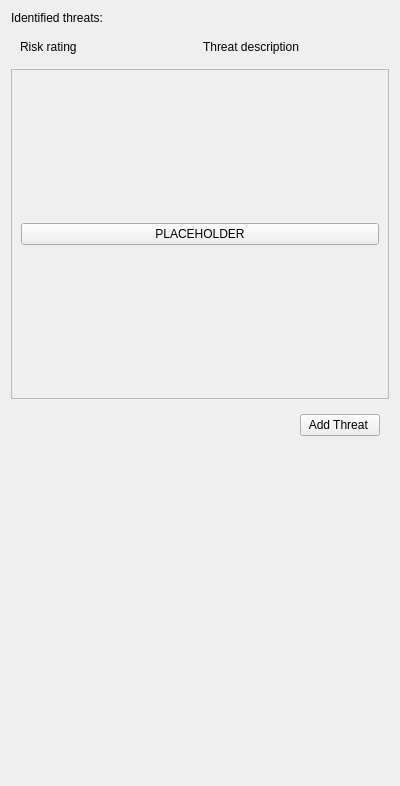
<?xml version="1.0" encoding="UTF-8"?>
<ui version="4.0">
 <class>Form</class>
 <widget class="QWidget" name="Form">
  <property name="geometry">
   <rect>
    <x>0</x>
    <y>0</y>
    <width>400</width>
    <height>786</height>
   </rect>
  </property>
  <property name="windowTitle">
   <string>Form</string>
  </property>
  <layout class="QVBoxLayout" name="verticalLayout_2">
   <item>
    <widget class="QLabel" name="label">
     <property name="text">
      <string>Identified threats:</string>
     </property>
    </widget>
   </item>
   <item>
    <widget class="QWidget" name="widget_2" native="true">
     <layout class="QHBoxLayout" name="horizontalLayout_2">
      <item>
       <widget class="QLabel" name="label_2">
        <property name="text">
         <string>Risk rating</string>
        </property>
       </widget>
      </item>
      <item>
       <widget class="QLabel" name="label_3">
        <property name="text">
         <string>Threat description</string>
        </property>
       </widget>
      </item>
     </layout>
    </widget>
   </item>
   <item>
    <widget class="QScrollArea" name="scrollArea">
     <property name="widgetResizable">
      <bool>true</bool>
     </property>
     <widget class="QWidget" name="scrollAreaWidgetContents">
      <property name="geometry">
       <rect>
        <x>0</x>
        <y>0</y>
        <width>380</width>
        <height>323</height>
       </rect>
      </property>
      <layout class="QVBoxLayout" name="verticalLayout">
       <item>
        <widget class="QPushButton" name="pushButton">
         <property name="text">
          <string>PLACEHOLDER</string>
         </property>
        </widget>
       </item>
      </layout>
     </widget>
    </widget>
   </item>
   <item>
    <widget class="QWidget" name="widget" native="true">
     <layout class="QHBoxLayout" name="horizontalLayout">
      <item>
       <spacer name="horizontalSpacer">
        <property name="orientation">
         <enum>Qt::Horizontal</enum>
        </property>
        <property name="sizeHint" stdset="0">
         <size>
          <width>40</width>
          <height>20</height>
         </size>
        </property>
       </spacer>
      </item>
      <item>
       <widget class="QPushButton" name="add_threat_button">
        <property name="text">
         <string>Add Threat </string>
        </property>
       </widget>
      </item>
     </layout>
    </widget>
   </item>
   <item>
    <spacer name="verticalSpacer">
     <property name="orientation">
      <enum>Qt::Vertical</enum>
     </property>
     <property name="sizeHint" stdset="0">
      <size>
       <width>20</width>
       <height>40</height>
      </size>
     </property>
    </spacer>
   </item>
  </layout>
 </widget>
 <resources/>
 <connections/>
</ui>
